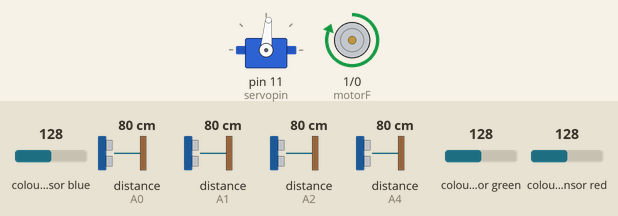
The sketch below on a simulated Arduino Uno, built with avr-gcc and run on an emulated ATmega328P. Parts: servo, motor-driver pin pairs drawn as motors (green arrow = first pin HIGH = forward, orange = second pin HIGH = backward, longer = more drive, scaled by the enable pin). Wiring (inferred from the names in the program): 4 × ultrasonic range finder: trigger pin 7, echo A4 / trigger pin 8, echo A2 / trigger pin 12, echo A1 / trigger pin 13, echo A0; TCS3200 colour sensor: output pin 4; S2 pin 6; S3 pin 9; S0 pin 3; S1 pin 5. The inputs (shaded band) are chosen by the test bench; at power-on: distance to the obstacle (sensors on A1, A4, A0, A2) 80 cm, colour sensor blue 128, colour sensor green 128, colour sensor red 128. The echo pulse lasts 58.3 µs per cm.

Above: at 1.2 s.
1.3 s: distance to the obstacle (sensor on A1) set to 65 cm
4.6 s: distance to the obstacle (sensor on A1) set to 54 cm
At 7.0 s:
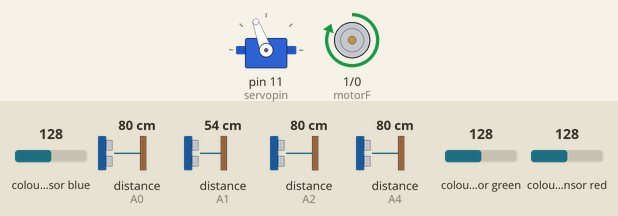
7.4 s: distance to the obstacle (sensor on A4) set to 77 cm
10.7 s: distance to the obstacle (sensor on A4) set to 71 cm
At 14.8 s:
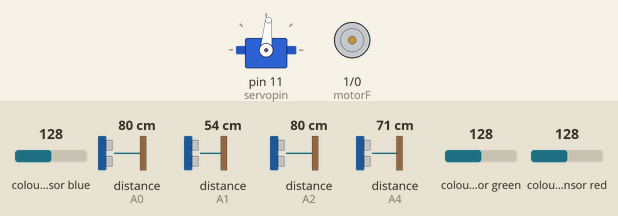
15.2 s: distance to the obstacle (sensor on A0) set to 86 cm
18.0 s: distance to the obstacle (sensor on A0) set to 93 cm
At 20.1 s:
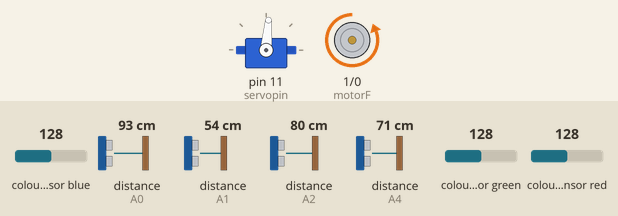
Timing chart, 0 to 21.6 s (numbered marks = the images above; inputs shaded):
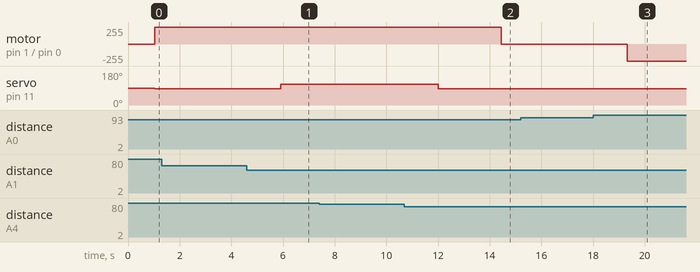

Measured:
- the behaviour switches between 60 and 59 cm on distance to the obstacle (sensor on A1) (found by bisection; images 0 and 1)
- the behaviour switches between 75 and 74 cm on distance to the obstacle (sensor on A4) (found by bisection; images 1 and 2)
- the behaviour switches between 90 and 91 cm on distance to the obstacle (sensor on A0) (found by bisection; images 2 and 3)
- after the input at 1.3 s, every drawn part: stays the same
- after the input at 4.6 s, servo on pin 11 (servopin): 85° → 110° after 1.3 s
- after the input at 7.4 s, every drawn part: stays the same
- after the input at 10.7 s, servo on pin 11 (servopin): 110° → 85° after 1.3 s
- after the input at 15.2 s, every drawn part: stays the same
- after the input at 18.0 s, motor on pin 1 (motorF) / pin 0 (motorB): stopped → backward 255/255 after 1.3 s

The sketch:

Wro_Open_Challenge.ino
```cpp
#include <Servo.h>

const int FUechopin = A2;
const int FUpingpin = 8;
long FUV=0;

const int BUechopin = A0;
const int BUpingpin = 13;
long BUV=0;
long initialBUV = 0;

const int RUechopin = A4;
const int RUpingpin = 7;
long RUV=0;
long initialRUV = 0;

const int LUechopin = A1;
const int LUpingpin = 12;
long LUV=0;

Servo  servo1;
int servopin=11;
int currentAngle = 85;

const int motorB=0;
const int motorF=1;
const int enb=10;

const int S0=3;
const int S1=5;
const int S2=6;
const int S3=9;
const int sensorOut=4;

int count = 0;

bool getColor(){

  int currentR=0;
  int currentB=0;
  int currentG=0;

   // Setting RED (R) filtered photodiodes to be read
  digitalWrite(S2,LOW);
  digitalWrite(S3,LOW);
  // Reading the output frequency
  currentR = pulseIn(sensorOut, LOW);

  // Setting GREEN (G) filtered photodiodes to be read
  digitalWrite(S2,HIGH);
  digitalWrite(S3,HIGH);
  // Reading the output frequency
  currentG = pulseIn(sensorOut, LOW);

   // Setting BLUE (B) filtered photodiodes to be read
  digitalWrite(S2,LOW);
  digitalWrite(S3,HIGH);
  currentB = pulseIn(sensorOut, LOW);
//  Serial.println("R : " + String(currentR) + " | G : " + String(currentG) + " | B : " + String(currentB) );
  if( currentR > 35 ) return true;
  return false;
}

void Move( int directions , int speeds){

  switch ( directions ){
    case 2: currentAngle = 110;
            break;
    case 3: currentAngle = 60;
            break;
    default: if ( currentAngle > 85 )currentAngle = 85;
             else currentAngle = 85;
  }

  servo1.write(currentAngle);

  switch ( directions ){
    case 4: digitalWrite(motorF,LOW);
            digitalWrite(motorB,HIGH);
            break;
    default: digitalWrite(motorF,HIGH);
             digitalWrite(motorB,LOW);
  }

  analogWrite(enb,speeds);
}

long readUltrasonic(int echopin,int pingpin){

  long duration;
  long distance;
  digitalWrite(pingpin,LOW);
  delayMicroseconds(2);
  digitalWrite(pingpin,HIGH);
  delayMicroseconds(10);
  digitalWrite(pingpin,LOW);
  duration = pulseIn(echopin,HIGH);
  distance = duration/29/2;
  return distance;
}

bool centralised(int RUV, int LUV){
  if (( RUV - LUV > 20 ) || ( RUV - LUV < -20 )) return false;
  return true;
}

void Fix(int RUV,int LUV) {
  if( RUV - LUV > 20 ) Move(2,255);
  else Move(3,255);
}

void setup() {

//  Serial.begin(9600);
  pinMode(FUpingpin,OUTPUT);
  pinMode(FUechopin,INPUT);
  pinMode(BUpingpin,OUTPUT);
  pinMode(BUechopin,INPUT);
  pinMode(LUpingpin,OUTPUT);
  pinMode(LUechopin,INPUT);
  pinMode(RUpingpin,OUTPUT);
  pinMode(RUechopin,INPUT);

  servo1.attach(servopin);

  pinMode(motorF,OUTPUT);
  pinMode(motorB,OUTPUT);

  pinMode(S0, OUTPUT);
  pinMode(S1, OUTPUT);
  pinMode(S2, OUTPUT);
  pinMode(S3, OUTPUT);
  pinMode(sensorOut, INPUT);
  digitalWrite(S0,HIGH);
  digitalWrite(S1,LOW);

  initialBUV = readUltrasonic(BUechopin,BUpingpin);
  initialRUV = readUltrasonic(RUechopin,RUpingpin);
}

void loop() {

  FUV = readUltrasonic(FUechopin,FUpingpin);
  BUV = readUltrasonic(BUechopin,BUpingpin);
  LUV = readUltrasonic(LUechopin,LUpingpin);
  RUV = readUltrasonic(RUechopin,RUpingpin);


  if( getColor() == true ){
    count++;
    delay(1000);
  }

  if ( count < 12 ) {
    if ( FUV > 40){
      if( centralised(RUV,LUV) ) Move(1,255);
      else Fix(RUV,LUV);
    }
    else{
      if ( currentAngle > 110 ) Move(3,255);
      else Move(2,255);
    }
  } else{
    if ( (RUV - initialRUV > 10 || RUV - initialRUV < -10) || (BUV - initialBUV > 10 || BUV - initialBUV < -10) ){
      while(RUV - initialRUV > 10){
        Move(2,255);
        RUV = readUltrasonic(RUechopin,RUpingpin);
      }
      while(RUV - initialRUV < -10){
        Move(3,255);
        RUV = readUltrasonic(RUechopin,RUpingpin);
      }
      while(BUV - initialBUV > 10){
        Move(4,255);
        BUV = readUltrasonic(BUechopin,BUpingpin);
      }
      while(BUV - initialBUV < -10){
        Move(1,255);
        BUV = readUltrasonic(BUechopin,BUpingpin);
      }
    }
    else{
      digitalWrite(motorF,LOW);
      digitalWrite(motorB,LOW);
    }
  }

//  Serial.println(count);
  delay(200);
}
```
